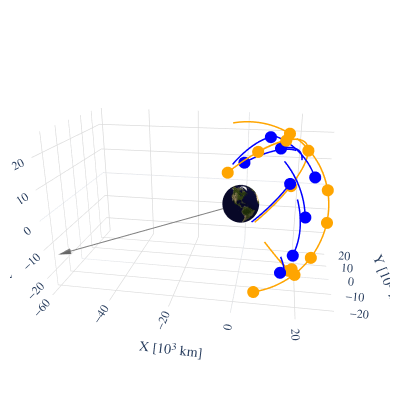

Source (notebook cell):
### Markdown cell above
### Plot orbits

### Code cell
# plot orbits and clock biases
fig = go.Figure()

pnt.plot.plot_body(fig, pnt.EARTH, size_factor=5)
# get position of moon
e2m_eci = pnt.get_body_pos_vel(tspan_tai, pnt.EARTH, pnt.MOON, pnt.ECI)

orbit_colors = {
    "G": "blue",  # GPS
    "E": "orange",  # GALILEO
    "C": "green",  # BEIDOU
    "R": "purple",  # GLONASS
    "J": "red",  # QZSS
}

gnss_consts = ["G", "E", "C", "R", "J"]  # GPS, GALILEO, BEIDOU, QZSS

# gnss
for gnss_const in gnss_consts:
    sat_idx = [i for i, sat in enumerate(unique_sats) if sat.startswith(gnss_const)]
    pnt.plot.plot_orbits(
        fig, 
        rv_sats_sp3[sat_idx, :, :], 
        t=0, 
        color=orbit_colors[gnss_const]
    )
# plot moon direction
pnt.plot.plot_arrow3(fig, np.zeros(3), e2m_eci[:, :3]/10, length = 1.5, tip = 0.2, color='gray')
pnt.plot.set_view(fig, -80, 20, 2.5)
fig.update_layout(showlegend=True, width=400, height=400)
fig.show()

# plot clock biases
Cms = 299792458  # Convert clock bias from seconds to meters
plt.figure(figsize=(6, 3))
for i, sat in enumerate(sats_list_sp3):
    plt.plot(
        tspan_tai - tspan_tai[0],
        (clock_sats_sp3[i] - clock_sats_sp3[i][0]) * Cms,
        label=f"Satellite {sat}",
        alpha=0.7,
    )
plt.title("Clock Biases for Satellites")
plt.xlabel("Time [s]")
plt.ylabel("Clock Bias [m]")
plt.grid()
plt.show()

### Figure 1 — Plotly figure (JSON) as saved in the notebook; plotly's stock layout.template omitted (floating-point values rounded to 4 significant figures; data arrays with more than 128 entries replaced by an {"elided": "..."} marker saying what was removed)
{"data": [{"colorscale": [[0, "rgb(10, 10, 49)"], [0.03226, "rgb(186, 184, 179)"], [0.06452, "rgb(45, 61, 14)"], [0.09677, "rgb(118, 110, 69)"], [0.129, "rgb(251, 251, 252)"], [0.1613, "rgb(156, 151, 142)"], [0.1935, "rgb(242, 210, 156)"], [0.2258, "rgb(115, 122, 127)"], [0.2581, "rgb(101, 98, 56)"], [0.2903, "rgb(56, 71, 20)"], [0.3226, "rgb(164, 140, 99)"], [0.3548, "rgb(70, 72, 33)"], [0.3871, "rgb(236, 231, 221)"], [0.4194, "rgb(3, 6, 24)"], [0.4516, "rgb(92, 96, 100)"], [0.4839, "rgb(211, 209, 205)"], [0.5161, "rgb(216, 184, 135)"], [0.5484, "rgb(33, 50, 8)"], [0.5806, "rgb(252, 240, 183)"], [0.6129, "rgb(153, 157, 162)"], [0.6452, "rgb(20, 20, 56)"], [0.6774, "rgb(148, 112, 75)"], [0.7097, "rgb(67, 74, 69)"], [0.7419, "rgb(84, 87, 43)"], [0.7742, "rgb(171, 169, 164)"], [0.8065, "rgb(20, 27, 20)"], [0.8387, "rgb(187, 162, 118)"], [0.871, "rgb(203, 196, 186)"], [0.9032, "rgb(43, 49, 48)"], [0.9355, "rgb(137, 140, 142)"], [0.9677, "rgb(68, 87, 28)"], [1, "rgb(140, 129, 84)"]], "i": {"elided": "41616 int values"}, "intensity": {"elided": "41616 float values"}, "intensitymode": "cell", "j": {"elided": "41616 int values"}, "k": {"elided": "41616 int values"}, "showscale": false, "type": "mesh3d", "x": {"elided": "21115 float values"}, "y": {"elided": "21115 float values"}, "z": {"elided": "21115 float values"}}, {"line": {"color": "blue", "width": 3}, "mode": "lines", "name": "plot_orbits_0", "showlegend": false, "type": "scatter3d", "x": {"elided": "200 float values"}, "y": {"elided": "200 float values"}, "z": {"elided": "200 float values"}}, {"line": {"color": "blue", "width": 3}, "mode": "lines", "name": "plot_orbits_1", "showlegend": false, "type": "scatter3d", "x": {"elided": "200 float values"}, "y": {"elided": "200 float values"}, "z": {"elided": "200 float values"}}, {"line": {"color": "blue", "width": 3}, "mode": "lines", "name": "plot_orbits_2", "showlegend": false, "type": "scatter3d", "x": {"elided": "200 float values"}, "y": {"elided": "200 float values"}, "z": {"elided": "200 float values"}}, {"line": {"color": "blue", "width": 3}, "mode": "lines", "name": "plot_orbits_3", "showlegend": false, "type": "scatter3d", "x": {"elided": "200 float values"}, "y": {"elided": "200 float values"}, "z": {"elided": "200 float values"}}, {"line": {"color": "blue", "width": 3}, "mode": "lines", "name": "plot_orbits_4", "showlegend": false, "type": "scatter3d", "x": {"elided": "200 float values"}, "y": {"elided": "200 float values"}, "z": {"elided": "200 float values"}}, {"line": {"color": "blue", "width": 3}, "mode": "lines", "name": "plot_orbits_5", "showlegend": false, "type": "scatter3d", "x": {"elided": "200 float values"}, "y": {"elided": "200 float values"}, "z": {"elided": "200 float values"}}, {"line": {"color": "blue", "width": 3}, "mode": "lines", "name": "plot_orbits_6", "showlegend": false, "type": "scatter3d", "x": {"elided": "200 float values"}, "y": {"elided": "200 float values"}, "z": {"elided": "200 float values"}}, {"line": {"color": "blue", "width": 3}, "mode": "lines", "name": "plot_orbits_7", "showlegend": false, "type": "scatter3d", "x": {"elided": "200 float values"}, "y": {"elided": "200 float values"}, "z": {"elided": "200 float values"}}, {"marker": {"color": "blue", "line": {"color": "blue", "width": 0.5}, "size": 4}, "mode": "markers", "name": "plot_orbits_markers", "showlegend": false, "type": "scatter3d", "x": [19.12, 24.59, 12.58, 14.7, 8.83, 23.01, 16.95, 2.098], "y": [1.505, 2.767, -8.451, -15.04, 14.66, 10.9, 20.64, -17.82], "z": [-18.52, 9.756, 21.52, -16.83, 20.05, -7.66, 1.54, 19.14]}, {"line": {"color": "orange", "width": 3}, "mode": "lines", "name": "plot_orbits_0", "showlegend": false, "type": "scatter3d", "x": {"elided": "200 float values"}, "y": {"elided": "200 float values"}, "z": {"elided": "200 float values"}}, {"line": {"color": "orange", "width": 3}, "mode": "lines", "name": "plot_orbits_1", "showlegend": false, "type": "scatter3d", "x": {"elided": "200 float values"}, "y": {"elided": "200 float values"}, "z": {"elided": "200 float values"}}, {"line": {"color": "orange", "width": 3}, "mode": "lines", "name": "plot_orbits_2", "showlegend": false, "type": "scatter3d", "x": {"elided": "200 float values"}, "y": {"elided": "200 float values"}, "z": {"elided": "200 float values"}}, {"line": {"color": "orange", "width": 3}, "mode": "lines", "name": "plot_orbits_3", "showlegend": false, "type": "scatter3d", "x": {"elided": "200 float values"}, "y": {"elided": "200 float values"}, "z": {"elided": "200 float values"}}, {"line": {"color": "orange", "width": 3}, "mode": "lines", "name": "plot_orbits_4", "showlegend": false, "type": "scatter3d", "x": {"elided": "200 float values"}, "y": {"elided": "200 float values"}, "z": {"elided": "200 float values"}}, {"line": {"color": "orange", "width": 3}, "mode": "lines", "name": "plot_orbits_5", "showlegend": false, "type": "scatter3d", "x": {"elided": "200 float values"}, "y": {"elided": "200 float values"}, "z": {"elided": "200 float values"}}, {"line": {"color": "orange", "width": 3}, "mode": "lines", "name": "plot_orbits_6", "showlegend": false, "type": "scatter3d", "x": {"elided": "200 float values"}, "y": {"elided": "200 float values"}, "z": {"elided": "200 float values"}}, {"line": {"color": "orange", "width": 3}, "mode": "lines", "name": "plot_orbits_7", "showlegend": false, "type": "scatter3d", "x": {"elided": "200 float values"}, "y": {"elided": "200 float values"}, "z": {"elided": "200 float values"}}, {"line": {"color": "orange", "width": 3}, "mode": "lines", "name": "plot_orbits_8", "showlegend": false, "type": "scatter3d", "x": {"elided": "200 float values"}, "y": {"elided": "200 float values"}, "z": {"elided": "200 float values"}}, {"line": {"color": "orange", "width": 3}, "mode": "lines", "name": "plot_orbits_9", "showlegend": false, "type": "scatter3d", "x": {"elided": "200 float values"}, "y": {"elided": "200 float values"}, "z": {"elided": "200 float values"}}, {"line": {"color": "orange", "width": 3}, "mode": "lines", "name": "plot_orbits_10", "showlegend": false, "type": "scatter3d", "x": {"elided": "200 float values"}, "y": {"elided": "200 float values"}, "z": {"elided": "200 float values"}}, {"line": {"color": "orange", "width": 3}, "mode": "lines", "name": "plot_orbits_11", "showlegend": false, "type": "scatter3d", "x": {"elided": "200 float values"}, "y": {"elided": "200 float values"}, "z": {"elided": "200 float values"}}, {"line": {"color": "orange", "width": 3}, "mode": "lines", "name": "plot_orbits_12", "showlegend": false, "type": "scatter3d", "x": {"elided": "200 float values"}, "y": {"elided": "200 float values"}, "z": {"elided": "200 float values"}}, {"marker": {"color": "orange", "line": {"color": "orange", "width": 0.5}, "size": 4}, "mode": "markers", "name": "plot_orbits_markers", "showlegend": false, "type": "scatter3d", "x": [17.91, 19.56, 18.09, 29.03, 24.35, 28.92, 6.031, 17.43, 14.01, -2.158, 22.09, 15.44, 6.353], "y": [-0.3848, -10.99, -19.58, -5.01, -10.91, 0.9355, -18.18, 23.92, -9.593, -23.68, 10.23, 12.52, -16.16], "z": [-23.55, -19.32, -12.88, -2.861, -12.79, 6.17, 22.56, -0.3298, 24.22, 17.62, 16.84, 21.94, -23.97]}, {"marker": {"color": "green", "line": {"color": "green", "width": 0.5}, "size": 4}, "mode": "markers", "name": "plot_orbits_markers", "showlegend": false, "type": "scatter3d", "x": [], "y": [], "z": []}, {"marker": {"color": "purple", "line": {"color": "purple", "width": 0.5}, "size": 4}, "mode": "markers", "name": "plot_orbits_markers", "showlegend": false, "type": "scatter3d", "x": [], "y": [], "z": []}, {"marker": {"color": "red", "line": {"color": "red", "width": 0.5}, "size": 4}, "mode": "markers", "name": "plot_orbits_markers", "showlegend": false, "type": "scatter3d", "x": [], "y": [], "z": []}, {"line": {"color": "gray", "width": 2}, "mode": "lines", "showlegend": false, "type": "scatter3d", "x": [0, -55.44], "y": [0, -21.79], "z": [0, -12.24]}, {"colorscale": [[0, "gray"], [1, "gray"]], "showlegend": false, "showscale": false, "type": "cone", "u": [-7.392], "v": [-2.906], "w": [-1.632], "x": [-55.44], "y": [-21.79], "z": [-12.24]}], "layout": {"font": {"family": "serif", "size": 12}, "height": 400, "legend": {"bgcolor": "rgba(255, 255, 255, 0.5)", "x": 0.9, "xanchor": "right", "y": 0.85, "yanchor": "top"}, "margin": {"b": 10, "l": 10, "r": 10, "t": 10}, "scene": {"aspectmode": "data", "camera": {"center": {"x": 0, "y": 0, "z": 0}, "eye": {"x": 0.4079, "y": -2.314, "z": 0.8551}, "up": {"x": 0, "y": 0, "z": 1}}, "xaxis": {"gridcolor": "rgb(220,220,220)", "gridwidth": 1.5, "linecolor": "rgb(220,220,220)", "linewidth": 1.5, "mirror": true, "showline": false, "title": {"text": "X [10<sup>3</sup> km]"}}, "yaxis": {"gridcolor": "rgb(220,220,220)", "gridwidth": 1.5, "linecolor": "rgb(220,220,220)", "linewidth": 1.5, "mirror": true, "showline": false, "title": {"text": "Y [10<sup>3</sup> km]"}}, "zaxis": {"gridcolor": "rgb(220,220,220)", "gridwidth": 1.5, "linecolor": "rgb(220,220,220)", "linewidth": 1.5, "mirror": true, "showline": false, "title": {"text": "Z [10<sup>3</sup> km]"}}}, "showlegend": true, "width": 400}}
